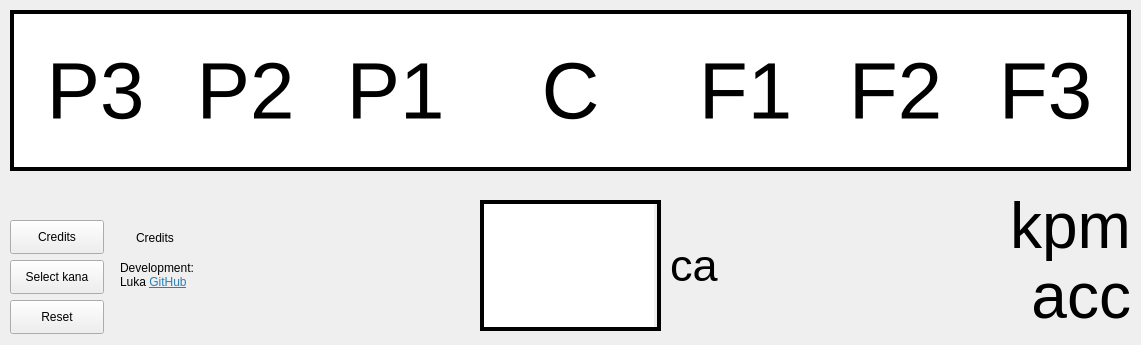
<?xml version="1.0" encoding="UTF-8"?>
<ui version="4.0">
 <class>MainWindow</class>
 <widget class="QMainWindow" name="MainWindow">
  <property name="enabled">
   <bool>true</bool>
  </property>
  <property name="geometry">
   <rect>
    <x>0</x>
    <y>0</y>
    <width>1141</width>
    <height>345</height>
   </rect>
  </property>
  <property name="minimumSize">
   <size>
    <width>1141</width>
    <height>345</height>
   </size>
  </property>
  <property name="maximumSize">
   <size>
    <width>1141</width>
    <height>345</height>
   </size>
  </property>
  <property name="windowTitle">
   <string>Japanese 練習</string>
  </property>
  <property name="windowIcon">
   <iconset>
    <normaloff>icon.png</normaloff>icon.png</iconset>
  </property>
  <widget class="QWidget" name="centralwidget">
   <widget class="QFrame" name="frame_input">
    <property name="geometry">
     <rect>
      <x>480</x>
      <y>200</y>
      <width>181</width>
      <height>131</height>
     </rect>
    </property>
    <property name="frameShape">
     <enum>QFrame::Box</enum>
    </property>
    <property name="frameShadow">
     <enum>QFrame::Plain</enum>
    </property>
    <property name="lineWidth">
     <number>4</number>
    </property>
    <widget class="QLineEdit" name="input_box">
     <property name="geometry">
      <rect>
       <x>4</x>
       <y>4</y>
       <width>170</width>
       <height>123</height>
      </rect>
     </property>
     <property name="font">
      <font>
       <pointsize>48</pointsize>
      </font>
     </property>
     <property name="maxLength">
      <number>3</number>
     </property>
     <property name="frame">
      <bool>false</bool>
     </property>
     <property name="echoMode">
      <enum>QLineEdit::Normal</enum>
     </property>
     <property name="alignment">
      <set>Qt::AlignCenter</set>
     </property>
     <property name="clearButtonEnabled">
      <bool>false</bool>
     </property>
    </widget>
   </widget>
   <widget class="QLabel" name="success_rate">
    <property name="geometry">
     <rect>
      <x>930</x>
      <y>260</y>
      <width>201</width>
      <height>71</height>
     </rect>
    </property>
    <property name="font">
     <font>
      <pointsize>48</pointsize>
     </font>
    </property>
    <property name="text">
     <string>acc</string>
    </property>
    <property name="alignment">
     <set>Qt::AlignRight|Qt::AlignTrailing|Qt::AlignVCenter</set>
    </property>
   </widget>
   <widget class="QPushButton" name="btn_reset">
    <property name="geometry">
     <rect>
      <x>10</x>
      <y>300</y>
      <width>94</width>
      <height>34</height>
     </rect>
    </property>
    <property name="text">
     <string>Reset</string>
    </property>
   </widget>
   <widget class="QFrame" name="frame_output">
    <property name="geometry">
     <rect>
      <x>10</x>
      <y>10</y>
      <width>1121</width>
      <height>161</height>
     </rect>
    </property>
    <property name="styleSheet">
     <string notr="true">background-color: rgb(255, 255, 255);</string>
    </property>
    <property name="frameShape">
     <enum>QFrame::Box</enum>
    </property>
    <property name="frameShadow">
     <enum>QFrame::Plain</enum>
    </property>
    <property name="lineWidth">
     <number>4</number>
    </property>
    <widget class="QLabel" name="display_label_future_1">
     <property name="geometry">
      <rect>
       <x>660</x>
       <y>10</y>
       <width>151</width>
       <height>141</height>
      </rect>
     </property>
     <property name="font">
      <font>
       <pointsize>60</pointsize>
      </font>
     </property>
     <property name="autoFillBackground">
      <bool>false</bool>
     </property>
     <property name="frameShape">
      <enum>QFrame::NoFrame</enum>
     </property>
     <property name="lineWidth">
      <number>4</number>
     </property>
     <property name="text">
      <string>F1</string>
     </property>
     <property name="alignment">
      <set>Qt::AlignCenter</set>
     </property>
     <property name="wordWrap">
      <bool>false</bool>
     </property>
    </widget>
    <widget class="QLabel" name="display_label_current">
     <property name="geometry">
      <rect>
       <x>470</x>
       <y>10</y>
       <width>181</width>
       <height>141</height>
      </rect>
     </property>
     <property name="font">
      <font>
       <pointsize>60</pointsize>
      </font>
     </property>
     <property name="autoFillBackground">
      <bool>false</bool>
     </property>
     <property name="frameShape">
      <enum>QFrame::NoFrame</enum>
     </property>
     <property name="lineWidth">
      <number>4</number>
     </property>
     <property name="text">
      <string>C</string>
     </property>
     <property name="alignment">
      <set>Qt::AlignCenter</set>
     </property>
     <property name="wordWrap">
      <bool>false</bool>
     </property>
    </widget>
    <widget class="QLabel" name="display_label_past_1">
     <property name="geometry">
      <rect>
       <x>310</x>
       <y>10</y>
       <width>151</width>
       <height>141</height>
      </rect>
     </property>
     <property name="font">
      <font>
       <pointsize>60</pointsize>
      </font>
     </property>
     <property name="layoutDirection">
      <enum>Qt::LeftToRight</enum>
     </property>
     <property name="autoFillBackground">
      <bool>false</bool>
     </property>
     <property name="frameShape">
      <enum>QFrame::NoFrame</enum>
     </property>
     <property name="lineWidth">
      <number>4</number>
     </property>
     <property name="text">
      <string>P1</string>
     </property>
     <property name="alignment">
      <set>Qt::AlignCenter</set>
     </property>
     <property name="wordWrap">
      <bool>false</bool>
     </property>
    </widget>
    <widget class="QLabel" name="display_label_past_2">
     <property name="geometry">
      <rect>
       <x>160</x>
       <y>10</y>
       <width>151</width>
       <height>141</height>
      </rect>
     </property>
     <property name="font">
      <font>
       <pointsize>60</pointsize>
      </font>
     </property>
     <property name="layoutDirection">
      <enum>Qt::LeftToRight</enum>
     </property>
     <property name="autoFillBackground">
      <bool>false</bool>
     </property>
     <property name="frameShape">
      <enum>QFrame::NoFrame</enum>
     </property>
     <property name="lineWidth">
      <number>4</number>
     </property>
     <property name="text">
      <string>P2</string>
     </property>
     <property name="alignment">
      <set>Qt::AlignCenter</set>
     </property>
     <property name="wordWrap">
      <bool>false</bool>
     </property>
    </widget>
    <widget class="QLabel" name="display_label_past_3">
     <property name="geometry">
      <rect>
       <x>10</x>
       <y>10</y>
       <width>151</width>
       <height>141</height>
      </rect>
     </property>
     <property name="font">
      <font>
       <pointsize>60</pointsize>
      </font>
     </property>
     <property name="layoutDirection">
      <enum>Qt::LeftToRight</enum>
     </property>
     <property name="autoFillBackground">
      <bool>false</bool>
     </property>
     <property name="frameShape">
      <enum>QFrame::NoFrame</enum>
     </property>
     <property name="lineWidth">
      <number>4</number>
     </property>
     <property name="text">
      <string>P3</string>
     </property>
     <property name="alignment">
      <set>Qt::AlignCenter</set>
     </property>
     <property name="wordWrap">
      <bool>false</bool>
     </property>
    </widget>
    <widget class="QLabel" name="display_label_future_2">
     <property name="geometry">
      <rect>
       <x>810</x>
       <y>10</y>
       <width>151</width>
       <height>141</height>
      </rect>
     </property>
     <property name="font">
      <font>
       <pointsize>60</pointsize>
      </font>
     </property>
     <property name="autoFillBackground">
      <bool>false</bool>
     </property>
     <property name="frameShape">
      <enum>QFrame::NoFrame</enum>
     </property>
     <property name="lineWidth">
      <number>4</number>
     </property>
     <property name="text">
      <string>F2</string>
     </property>
     <property name="alignment">
      <set>Qt::AlignCenter</set>
     </property>
     <property name="wordWrap">
      <bool>false</bool>
     </property>
    </widget>
    <widget class="QLabel" name="display_label_future_3">
     <property name="geometry">
      <rect>
       <x>960</x>
       <y>10</y>
       <width>151</width>
       <height>141</height>
      </rect>
     </property>
     <property name="font">
      <font>
       <pointsize>60</pointsize>
      </font>
     </property>
     <property name="autoFillBackground">
      <bool>false</bool>
     </property>
     <property name="frameShape">
      <enum>QFrame::NoFrame</enum>
     </property>
     <property name="lineWidth">
      <number>4</number>
     </property>
     <property name="text">
      <string>F3</string>
     </property>
     <property name="alignment">
      <set>Qt::AlignCenter</set>
     </property>
     <property name="wordWrap">
      <bool>false</bool>
     </property>
    </widget>
   </widget>
   <widget class="QPushButton" name="btn_go_to_selection">
    <property name="geometry">
     <rect>
      <x>10</x>
      <y>260</y>
      <width>94</width>
      <height>34</height>
     </rect>
    </property>
    <property name="text">
     <string>Select kana</string>
    </property>
   </widget>
   <widget class="QLabel" name="kpm">
    <property name="geometry">
     <rect>
      <x>930</x>
      <y>190</y>
      <width>201</width>
      <height>71</height>
     </rect>
    </property>
    <property name="font">
     <font>
      <pointsize>48</pointsize>
     </font>
    </property>
    <property name="text">
     <string>kpm</string>
    </property>
    <property name="alignment">
     <set>Qt::AlignRight|Qt::AlignTrailing|Qt::AlignVCenter</set>
    </property>
   </widget>
   <widget class="QLabel" name="correct_answer">
    <property name="geometry">
     <rect>
      <x>670</x>
      <y>230</y>
      <width>141</width>
      <height>71</height>
     </rect>
    </property>
    <property name="font">
     <font>
      <pointsize>34</pointsize>
     </font>
    </property>
    <property name="text">
     <string>ca</string>
    </property>
    <property name="alignment">
     <set>Qt::AlignLeading|Qt::AlignLeft|Qt::AlignVCenter</set>
    </property>
   </widget>
   <widget class="QPushButton" name="btn_credits">
    <property name="geometry">
     <rect>
      <x>10</x>
      <y>220</y>
      <width>94</width>
      <height>34</height>
     </rect>
    </property>
    <property name="text">
     <string>Credits</string>
    </property>
    <property name="checkable">
     <bool>true</bool>
    </property>
   </widget>
   <widget class="QFrame" name="frame_credits">
    <property name="geometry">
     <rect>
      <x>110</x>
      <y>220</y>
      <width>111</width>
      <height>111</height>
     </rect>
    </property>
    <widget class="QLabel" name="label_credits">
     <property name="geometry">
      <rect>
       <x>26</x>
       <y>9</y>
       <width>61</width>
       <height>18</height>
      </rect>
     </property>
     <property name="text">
      <string>Credits</string>
     </property>
     <property name="textInteractionFlags">
      <set>Qt::LinksAccessibleByKeyboard|Qt::LinksAccessibleByMouse</set>
     </property>
    </widget>
    <widget class="QLabel" name="label_development">
     <property name="geometry">
      <rect>
       <x>10</x>
       <y>40</y>
       <width>101</width>
       <height>31</height>
      </rect>
     </property>
     <property name="text">
      <string>&lt;html&gt;&lt;head/&gt;&lt;body&gt;&lt;p&gt;Development: Luka &lt;a href=&quot;https://github.com/lukascobbler&quot;&gt;&lt;span style=&quot; text-decoration: underline; color:#2980b9;&quot;&gt;GitHub&lt;/span&gt;&lt;/a&gt;&lt;/p&gt;&lt;/body&gt;&lt;/html&gt;</string>
     </property>
     <property name="wordWrap">
      <bool>true</bool>
     </property>
     <property name="openExternalLinks">
      <bool>true</bool>
     </property>
     <property name="textInteractionFlags">
      <set>Qt::LinksAccessibleByKeyboard|Qt::LinksAccessibleByMouse</set>
     </property>
    </widget>
   </widget>
  </widget>
 </widget>
 <resources/>
 <connections/>
</ui>
